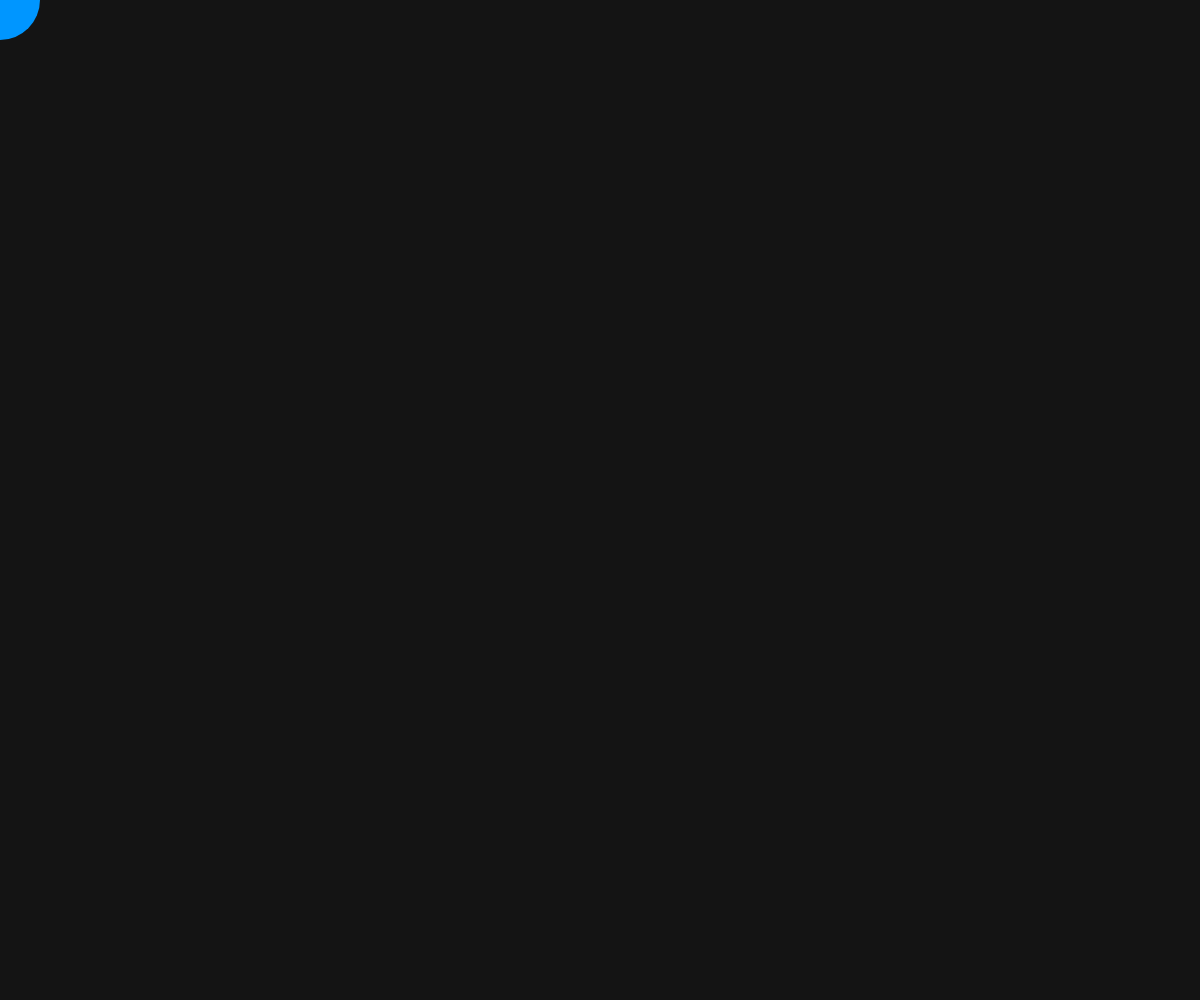
Frame 1 (no input)
Frame 60 (no input): identical to frame 1, image omitted
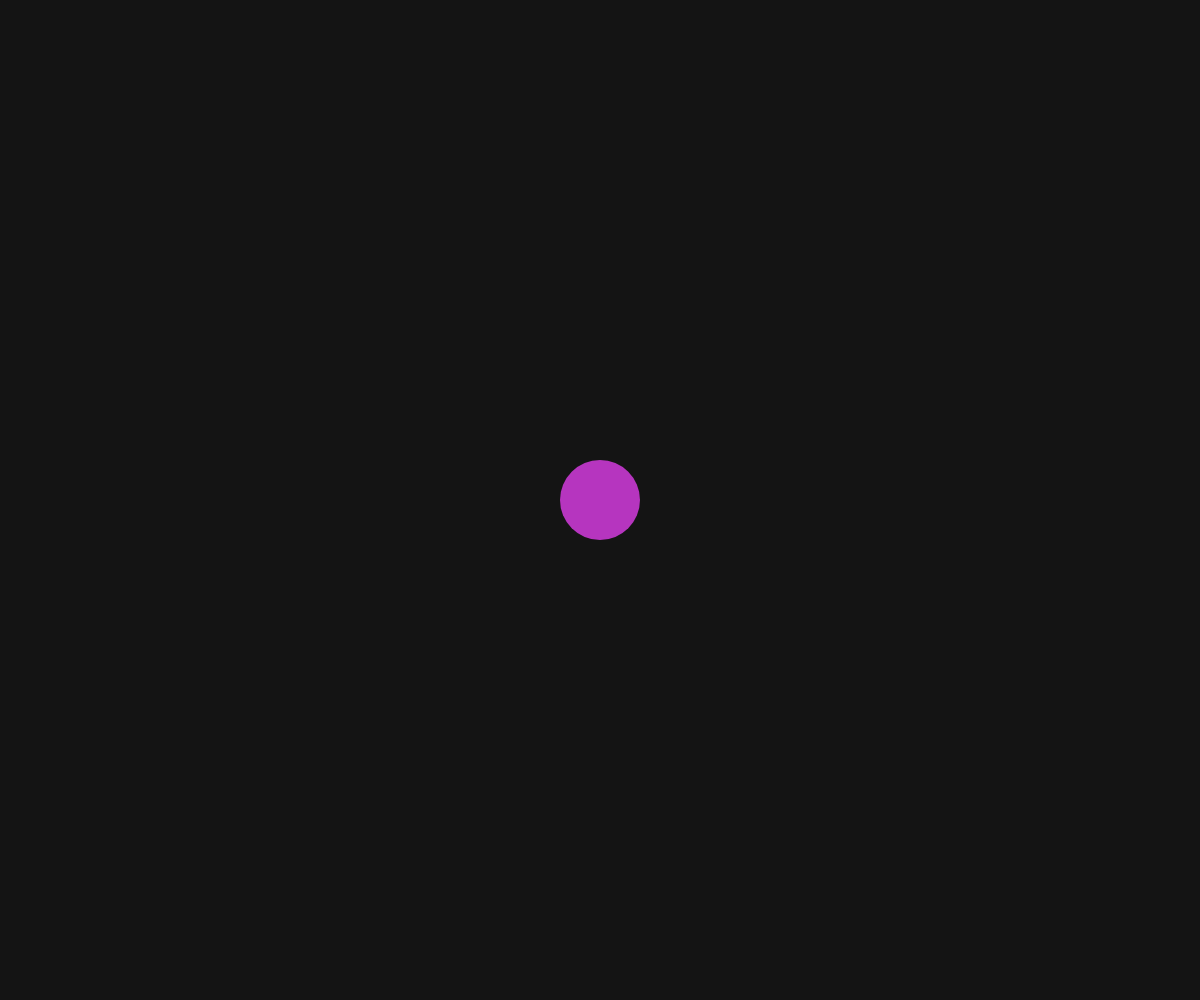
Frame 120 (the mouse pressed at the canvas centre since frame 60)

The p5.js sketch that drew these frames (run headless with seeded random() and noise() and a simulated clock; from frame 60 on, the mouse is pressed at the canvas centre):

// p5.js sketch
// ── sketch.js
let circleColor;

function setup() {
  createCanvas(windowWidth, windowHeight);
  circleColor = color(0, 150, 255); // initial blue
}

function draw() {
  background(20); // dark background
  fill(circleColor);
  noStroke();
  ellipse(mouseX, mouseY, 80, 80); // circle follows mouse
}

function mousePressed() {
  // randomize color on click
  circleColor = color(random(255), random(255), random(255));
}
// ── styles.css
html, body {
  margin: 0;
  padding: 0;
  overflow: hidden; /* prevents scrollbars */
  background: black; /* keeps background solid */
}

canvas {
  display: block; /* removes inline padding around canvas */
}
